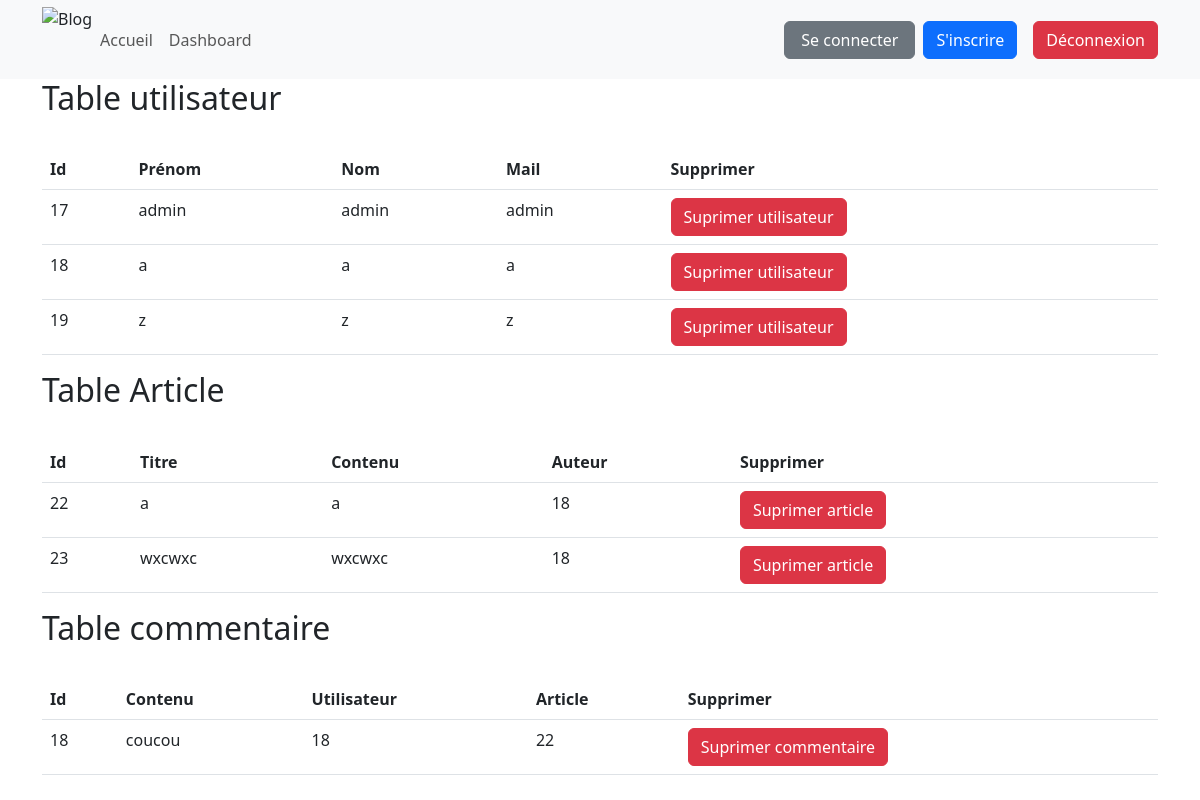
Page /admin.php (signed in) on the committed database.
### tables this page shows
CREATE TABLE `user` (
  `iduser` int NOT NULL AUTO_INCREMENT,
  `mail` varchar(45) NOT NULL,
  `password` varchar(255) NOT NULL,
  `role` varchar(10) NOT NULL DEFAULT 'author',
  `lastname` varchar(45) NOT NULL,
  `firstname` varchar(45) NOT NULL,
  PRIMARY KEY (`iduser`),
  UNIQUE KEY `mail` (`mail`)
);

CREATE TABLE `articles` (
  `idarticles` int NOT NULL AUTO_INCREMENT,
  `title` varchar(45) NOT NULL,
  `content` longtext NOT NULL,
  `iduserfk` int NOT NULL,
  `created_at` datetime NOT NULL DEFAULT CURRENT_TIMESTAMP,
  PRIMARY KEY (`idarticles`),
  KEY `iduserfk_idx` (`iduserfk`),
  CONSTRAINT `iduserfk` FOREIGN KEY (`iduserfk`) REFERENCES `user` (`iduser`)
);

CREATE TABLE `comments` (
  `idcomments` int NOT NULL AUTO_INCREMENT,
  `content` varchar(255) NOT NULL,
  `iduserfk` int NOT NULL,
  `idarticlesfk` int NOT NULL,
  PRIMARY KEY (`idcomments`),
  KEY `iduserfk_idx` (`iduserfk`),
  KEY `idarticlesfk_idx` (`idarticlesfk`),
  CONSTRAINT `idarticlesfk` FOREIGN KEY (`idarticlesfk`) REFERENCES `articles` (`idarticles`),
  CONSTRAINT `iduser` FOREIGN KEY (`iduserfk`) REFERENCES `user` (`iduser`)
);

### admin.php (the view, shortened to what this page needs)
<?php
require "/fonctions/database.php";
require "templates/head.php";
$query = $db->prepare("SELECT articles.idarticles,articles.title,articles.content,user.firstname,user.lastname,articles.iduserfk FROM articles INNER JOIN user ON articles.iduserfk=user.iduser");
$query->execute();
$list_articles = $query->fetchAll();
$query = $db->prepare("SELECT comments.idcomments,comments.content,user.firstname,user.lastname,comments.idarticlesfk,comments.iduserfk FROM comments INNER JOIN user ON comments.iduserfk=user.iduser");
$query->execute();
$list_comment = $query->fetchall();
$query = $db->prepare("SELECT * FROM user");
$query->execute();
$list_user = $query->fetchall();
?>
<body>
<div class="container">
    <h2>Table utilisateur</h2>
    <br>
    <table class="table">
    <thead>
    <tr>
        <th scope="col">Id</th>
        <th scope="col">Prénom</th>
        <th scope="col">Nom</th>
        <th scope="col">Mail</th>
        <th scope="col">Supprimer</th>
    </tr>
    </thead>
    <tbody>
    <?php
    foreach ($list_user as $row) {
    echo "<tr>
    <td>" . $row["iduser"] . "</td>
    <td>" . $row["firstname"] . "</td>
    <td>" . $row["lastname"] . "</td>
    <td>" . $row["mail"] . "</td>
    <td>";
    echo '<form id="user_delete" method="post">';
    echo '<button name="d_user" type="submit" class="btn btn-danger">Suprimer utilisateur</button>';
    echo '</form>';};
    ?>
    </tbody>
</table>
<h2>Table Article</h2>
    <br>
<table class="table">
    <thead>
    <tr>
        <th scope="col">Id</th>
        <th scope="col">Titre</th>
        <th scope="col">Contenu</th>
        <th scope="col">Auteur</th>
        <th scope="col">Supprimer</th>
    </tr>
    </thead>
    <tbody>
    <?php
    foreach ($list_articles as $row) {
    echo "<tr>
    <td>" . $row["idarticles"] . "</td>
    <td>" . $row["title"] . "</td>
    <td>" . $row["content"] . "</td>
    <td>" . $row["iduserfk"] . "</td>
    <td>";
    echo '<form id="article_delete" method="post">';
    echo '<button name="b_d_article" type="submit" class="btn btn-danger">Suprimer article</button>';
    echo '</form>';};
    ?>
    </tbody>
</table>
<h2>Table commentaire</h2>
    <br>
<table class="table">
    <thead>
    <tr>
        <th scope="col">Id</th>
        <th scope="col">Contenu</th>
        <th scope="col">Utilisateur</th>
        <th scope="col">Article</th>
        <th scope="col">Supprimer</th>
    </tr>
    </thead>
    <tbody>
    <?php
    foreach ($list_comment as $row) {
    echo "<tr>
    <td>" . $row["idcomments"] . "</td>
    <td>" . $row["content"] . "</td>
    <td>" . $row["iduserfk"] . "</td>
    <td>" . $row["idarticlesfk"] . "</td>
    <td>";
    echo '<form id="comm_delete" method="post">';
    echo '<button name="b_d_comm" type="submit" class="btn btn-danger">Suprimer commentaire</button>';
    echo '</form>';};
    ?>
    </tbody>
</table>
</div>
</body>
</html>

### templates/head.php (shortened to what this page needs)
<!DOCTYPE html>
<html lang="fr">
<head>
    <link href="https://cdn.jsdelivr.net/npm/bootstrap@5.3.0-alpha1/dist/css/bootstrap.min.css" rel="stylesheet">
</head>
<body>
<nav class="navbar navbar-expand-lg navbar-light bg-light">
    <div class="container">
        <img src="https://cdn.pixabay.com/photo/2012/05/07/18/57/blog-49006_1280.png" height="64" alt="Blog" loading="lazy" style="margin-top: -1px;"/>
    <div class="collapse navbar-collapse" id="navbarButtonsExample">
        <ul class="navbar-nav me-auto mb-2 mb-lg-0">
            <li class="nav-item">
                <a class="nav-link" href="home.php">Accueil</a>
            </li>
            <li class="nav-item">
                <a class="nav-link" href="admin.php">Dashboard</a>
            </li>
        </ul>
        <div class="d-flex align-items-center">
            <a class="btn btn-secondary px-3 me-2" href="./login.php">Se connecter</a>
            <a class="btn btn-primary me-3" href="./register.php">S'inscrire</a>
            <form method="post">
                <button class="btn btn-danger" type="submit" name="deconnexion">Déconnexion</button>
            </form>
        </div>
    </div>
</nav>
</body>

### rows in the picture
user: iduser "17", firstname "admin", lastname "admin", mail "admin"
user: iduser "18", firstname "a", lastname "a", mail "a"
user: iduser "19", firstname "z", lastname "z", mail "z"
articles: idarticles "22", title "a", content "a", iduserfk "18"
articles: idarticles "23", title "wxcwxc", content "wxcwxc", iduserfk "18"
comments: idcomments "18", content "coucou", iduserfk "18", idarticlesfk "22"
